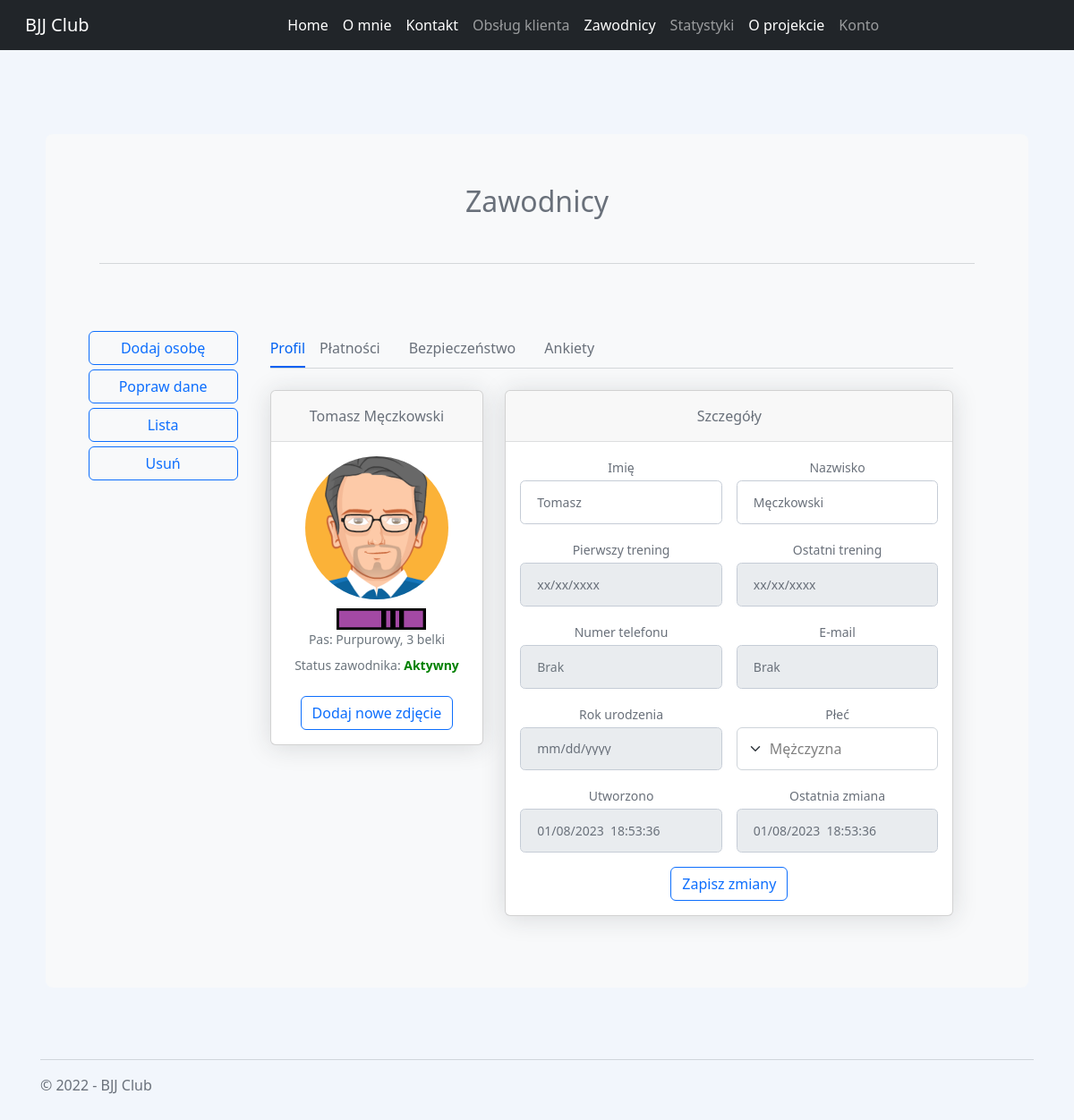
The page /zawodnicy/profil/1 on the database as committed earlier.
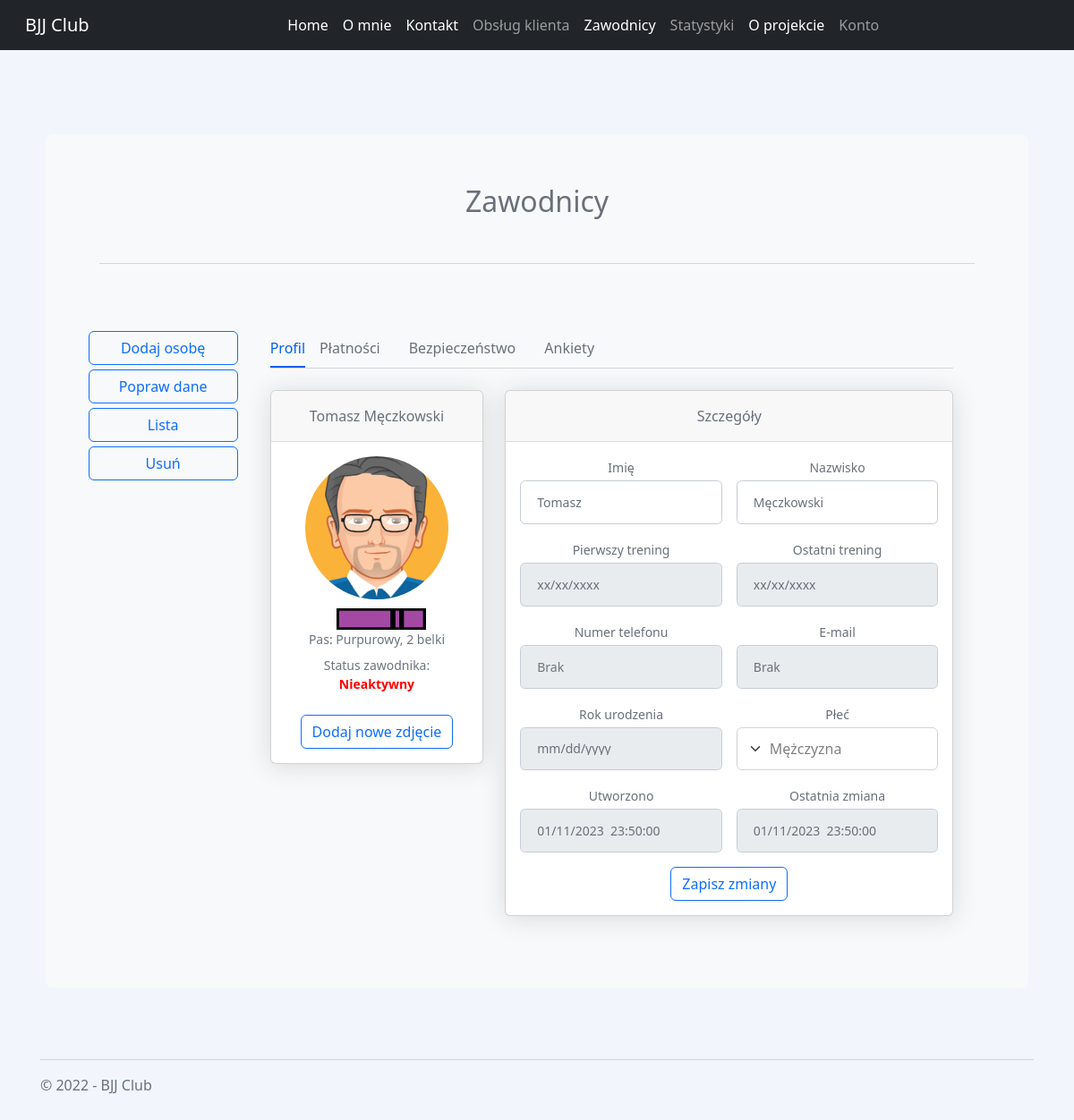
The same page on the database as committed later.
### players/models.py (models this page shows, shortened)
class Player(models.Model):
    class Belts(models.TextChoices):
        WHITE = "Biały", "Biały"
        BLUE = "Niebieski", "Niebieski"
        PURPLE = "Purpurowy", "Purpurowy"
        BROWN = "Brązowy", "Brązowy"
        BLACK = "Czarny", "Czarny"
    class Stripes(models.TextChoices):
        ZERO = "0", "0"
        ONE = "1", "1"
        TWO = "2", "2"
        THREE = "3", "3"
        FOUR = "4", "4"
    class Gender(models.TextChoices):
        Male = "Mężczyzna", "Mężczyzna"
        Female = "Kobieta", "Kobieta"
    class SubscriptionType(models.TextChoices):
        ONE = "1 Wejście", "1 Wejście"
        FOUR = "4 Wejścia", "4 Wejścia"
        EIGHT = "8 Wejść", "8 Wejść"
        FIFTEEN = "15 Wejść", "15 Wejść"
        OPEN = "OPEN", "OPEN"
        KIDS = "Dzieci i młodzież", "Dzieci i młodzież"
    first_name = models.CharField(max_length=100)
    last_name = models.CharField(max_length=100)
    belt = models.CharField(max_length=30, choices=Belts.choices, default=Belts.WHITE)
    stripe = models.CharField(max_length=1, choices=Stripes.choices, default=Stripes.ZERO)
    gender = models.CharField(max_length=10, choices=Gender.choices, default=Gender.Male, blank=True)
    birth_date = models.DateField(blank=True, null=True)
    first_training = models.DateField(blank=True, null=True)
    last_training = models.DateField(blank=True, null=True)
    created = models.DateTimeField(auto_now_add=True)
    modified = models.DateTimeField(auto_now=True)
    email = models.EmailField(null=True, blank=True)
    active = models.BooleanField(default=False)
    subscription_type = models.CharField(max_length=30, choices=SubscriptionType.choices, default=SubscriptionType.ONE,
                                         blank=True)
    phone_number = models.CharField(max_length=20, blank=True)
    class Meta:
        ordering = ['id']

### players/views.py (the view, shortened to what this page needs)
# urls.py: path("profil/<int:player_id>", player_profile, name="player_profile"),
def player_profile(request, player_id):
    player = Player.objects.get(pk=player_id)
    context = {"player": player}
    return render(request, "player_profile.html", context)

### players/templatetags/extras.py (called while the page is built)
@register.simple_tag
def belt_png(belt, stripe):
    belts = {"Biały": 1,
             "Niebieski": 2,
             "Purpurowy": 3,
             "Brązowy": 4,
             "Czarny": 5}
    belt_index = belts[belt]
    result = f"/static/images/belts/{belt_index}.{stripe}.{belt}.png"
    return result

@register.simple_tag
def email_display(user_id):
    player = Player.objects.get(pk=user_id)
    email = player.email
    if email:
        return email
    else:
        return "Brak"

### players/templates/player_profile.html (shortened to what the changed rows need)
{% extends "inner_layout.html" %}
{% block body %}
{% load extras %}
{% load static %}
<link rel="stylesheet" type="text/css" href="{% static 'css/players/player_profile.css' %}" />
<div class="container-xl px-4 mt-4">
    <div class="row">
        <div class="col-xl-4">
            <div class="card mb-4 mb-xl-0">
                <div class="card-header">{{player.first_name}} {{player.last_name}}</div>
                <div class="card-body text-center">
                    {% if player.gender == 'Mężczyzna'%}
                    <img class="img-account-profile rounded-circle mb-2" src="{% static 'images/players/profile_photo/male.png' %}" alt="">
                    {% else %}
                    <img class="img-account-profile rounded-circle mb-2" src="{% static 'images/players/profile_photo/female.png' %}" alt="">
                    {% endif %}
                    <img src= "{% belt_png player.belt player.stripe %}" alt='' style="width: 100px; margin-left: 10px;"/>
                    <div class="small font-italic text-muted mb-2">Pas: {{player.belt}}, {{player.stripe}} belki</div>
                    <div class="small font-italic text-muted mb-4">Status zawodnika:
                        {% if player.active %}
                            <b style="color: green">Aktywny</b>
                        {% else %}
                            <b style="color: red">Nieaktywny</b>
                        {% endif %}
                    </div>
                    <button class="btn btn-outline-primary" type="button">Dodaj nowe zdjęcie</button>
                </div>
            </div>
        </div>
        <div class="col-xl-8">
            <div class="card mb-4">
                <div class="card-body">
                    <form method="post">
                        <div class="row gx-3 mb-3">
                            <div class="col-md-6">
                                <label class="small mb-1" for="first_name">Imię</label>
                                <input class="form-control" id="first_name" name="first_name" type="text" placeholder="Enter your first name" value="{{player.first_name}}">
                            </div>
                            <div class="col-md-6">
                                <label class="small mb-1" for="last_name">Nazwisko</label>
                                <input class="form-control" id="last_name" name="last_name" type="text" placeholder="Enter your last name" value="{{ player.last_name }}">
                            </div>
                        </div>
                        <div class="row gx-3 mb-3">
                            <div class="col-md-6">
                                <label class="small mb-1" for="e_mail">E-mail</label>
                                <input class="form-control" id="e_mail" type="text" name="e_mail" placeholder="Brak" value="{% email_display player.id %}" disabled readonly>
                            </div>
                        </div>
                        <div class="row gx-3 mb-3">
                            <div class="col-md-6">
                                <label class="small mb-1" for="gender">Płeć</label>
                                <select class="form-select" id="gender" name="gender" aria-label="Płeć" style="height: 48px; color: grey">
                                    {% if player.gender == "Mężczyzna" %}
                                        <option selected>Mężczyzna</option>
                                    {% else %}
                                        <option selected>Kobieta</option>
                                        <option value="Mężczyzna">Mężczyzna</option>
                                    {% endif %}
                                </select>
                            </div>
                        </div>
                        <div class="row gx-3 mb-3">
                            <div class="col-md-6">
                                <label class="small mb-1" for="inputCreated">Utworzono</label>
                                <input class="form-control" id="inputCreated" type="text" placeholder=""
                                       value="{{player.created | date:'m/d/Y  G:i:s'}}" disabled readonly>
                            </div>
                            <div class="col-md-6">
                                <label class="small mb-1" for="inputLastChange">Ostatnia zmiana</label>
                                <input class="form-control" id="inputLastChange" type="text" placeholder=""
                                       value="{{player.modified | date:'m/d/Y  G:i:s'}}" disabled readonly>
                            </div>
                        </div>
                    </form>
                </div>
            </div>
        </div>
    </div>
</div>
{% endblock %}

Rows that differ between the two databases and show on the page:
changed Player "Tomasz": belt+stripe: a different picture; stripe "3" → "2"; active True → False (drawn); created "01/08/2023 18:53:36" → "01/11/2023 23:50:00"; modified "01/08/2023 18:53:36" → "01/11/2023 23:50:00"
Other text that changed with them:
text no longer shown: "Aktywny"
text now shown: "Nieaktywny"
